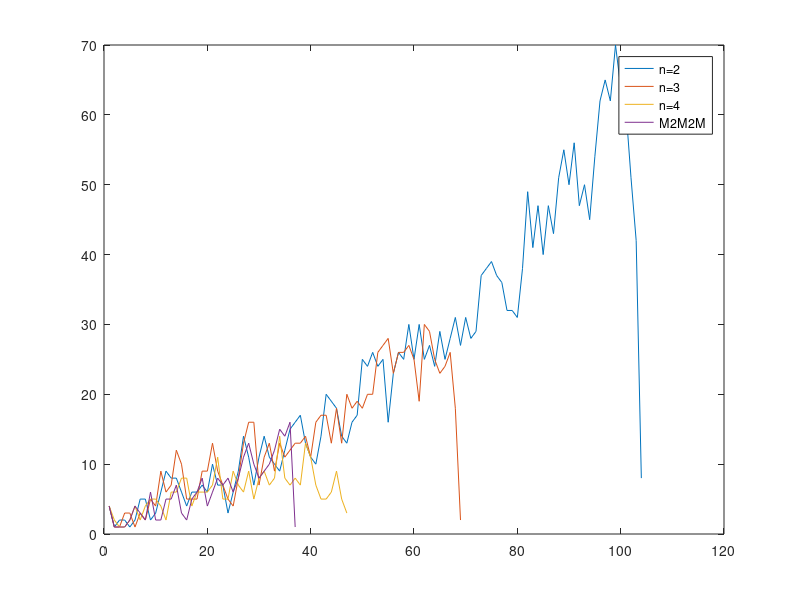
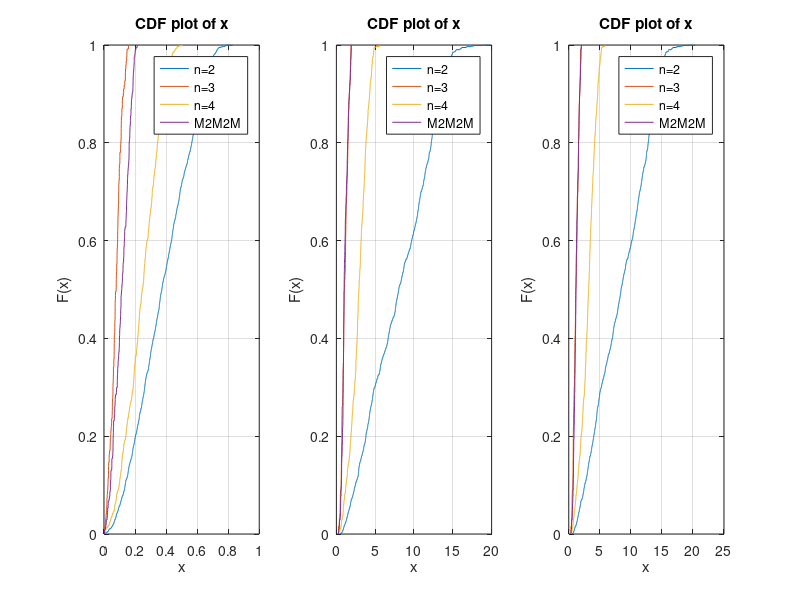
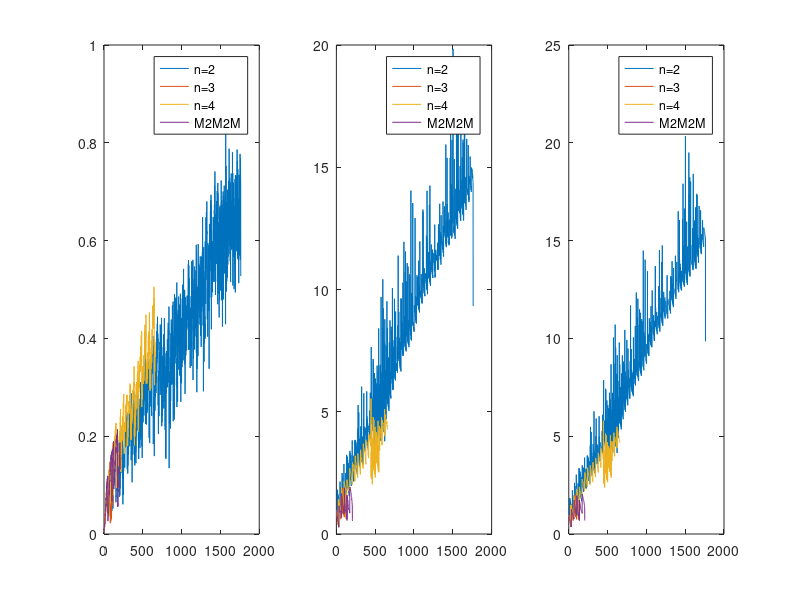
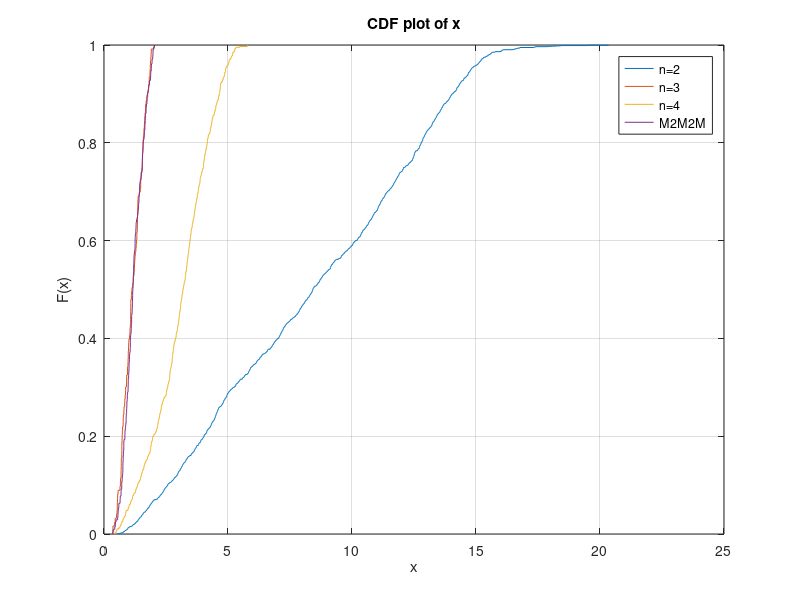

MATLAB code to generate these figures, in order:
clear
close all
ns = 4; % # of samples

d{1} = load('dagLog_np2.txt');
d{2} = load('dagLog_np3.txt');
d{3} = load('dagLog_np4.txt');
d{4} = load('dagLog_m2m2m.txt');

li = {'--r','-.g',':b','-k'};

% plot(a(:,2));
% hold on
% plot(b(:,2));
% plot(c(:,2));
% legend('2','3','4');

figure
for i = 1:ns
    plot(d{i}(:,2));
    hold on
end
legend('n=2','n=3','n=4','M2M2M');

t{1} = load('txLog_np2.txt');
t{3} = load('txLog_np3.txt');
t{4} = load('txLog_np4.txt');
t{2} = load('txLog_m2m2m.txt');

figure
for i = 1:ns
    subplot(1,3,1);
    cdfplot(t{i}(:,2));
    hold on    
    subplot(1,3,2);
    cdfplot(t{i}(:,3));
    hold on
    subplot(1,3,3);
    cdfplot(t{i}(:,2) + t{i}(:,3));
    hold on
end

for i = 1:3
    subplot(1,3,i);
%     legend('1.5','2','2.5','3','3.5','4');
    legend('n=2','n=3','n=4','M2M2M');
end

figure

for i = 1:ns
    subplot(1,3,1);
    plot(t{i}(:,2));
    hold on    
    subplot(1,3,2);
    plot(t{i}(:,3));
    hold on
    subplot(1,3,3);
    plot(t{i}(:,2) + t{i}(:,3));
    hold on
end

for i = 1:3
    subplot(1,3,i);
%     legend('1.5','2','2.5','3','3.5','4');
    legend('n=2','n=3','n=4','M2M2M');
end

figure
for i = 1:ns
    cdfplot(t{i}(:,2) + t{i}(:,3));
    hold on
end
legend('n=2','n=3','n=4','M2M2M');